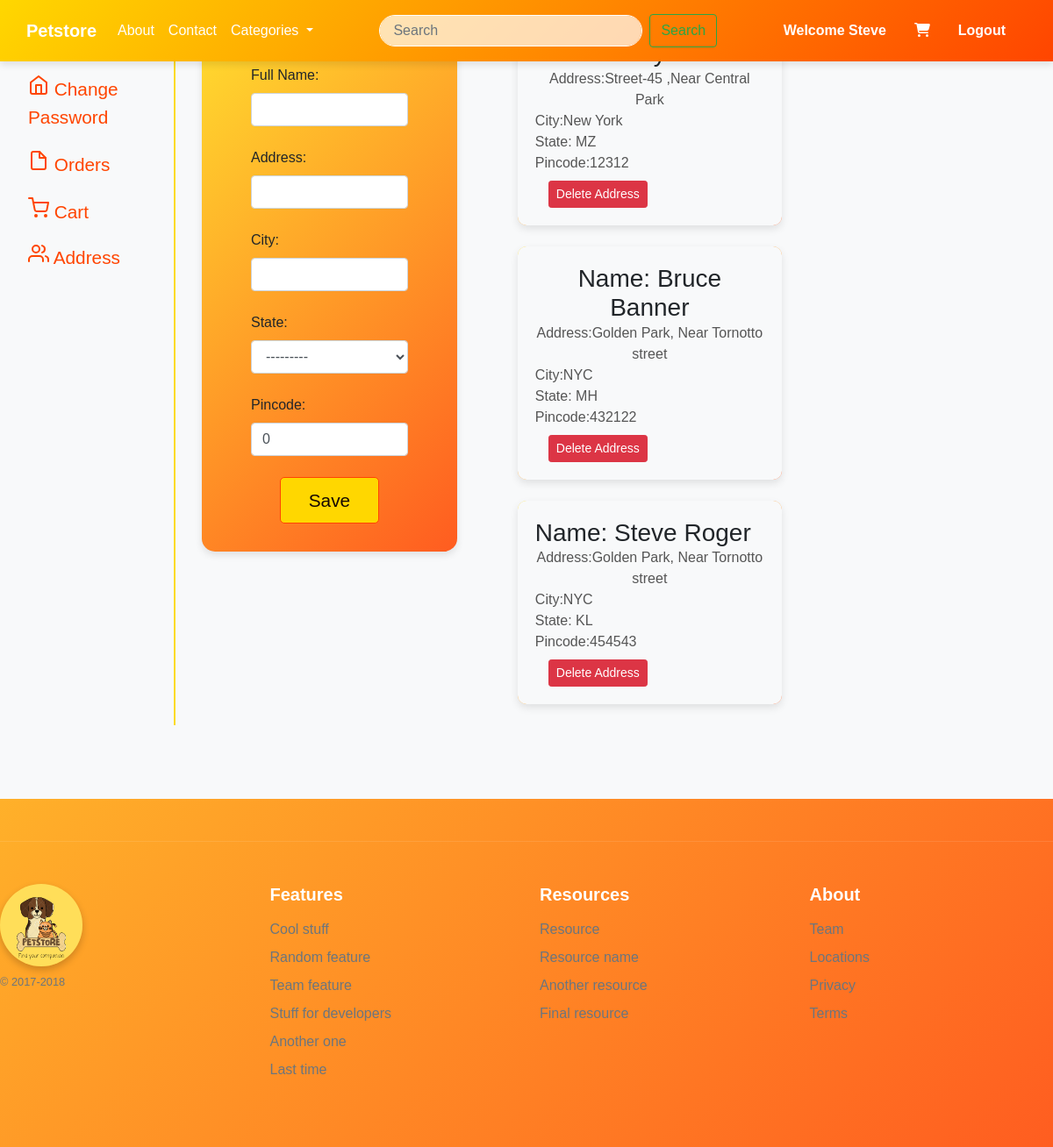
The app's page /address/ (signed in) with its own data.
### core/models.py (models this page shows, shortened)
class Customer(models.Model):
    STATE_CHOICES = [
        ('AP', 'Andhra Pradesh'),
        ('AR', 'Arunachal Pradesh'),
        ('AS', 'Assam'),
        ('BR', 'Bihar'),
        ('CT', 'Chhattisgarh'),
        ('GA', 'Goa'),
        ('GJ', 'Gujarat'),
        ('HR', 'Haryana'),
        ('HP', 'Himachal Pradesh'),
        ('JH', 'Jharkhand'),
        ('KA', 'Karnataka'),
        ('KL', 'Kerala'),
        ('MP', 'Madhya Pradesh'),
        ('MH', 'Maharashtra'),
        ('MN', 'Manipur'),
        ('ML', 'Meghalaya'),
        ('MZ', 'Mizoram'),
        ('NL', 'Nagaland'),
        ('OR', 'Odisha'),
        ('PB', 'Punjab'),
        ('RJ', 'Rajasthan'),
        ('SK', 'Sikkim'),
        ('TN', 'Tamil Nadu'),
        ('TG', 'Telangana'),
        ('TR', 'Tripura'),
        ('UP', 'Uttar Pradesh'),
        ('UK', 'Uttarakhand'),
        ('WB', 'West Bengal'),
        ('AN', 'Andaman and Nicobar Islands'),
        ('CH', 'Chandigarh'),
        ('DN', 'Dadra and Nagar Haveli and Daman and Diu'),
        ('DL', 'Delhi'),
        ('JK', 'Jammu and Kashmir'),
        ('LA', 'Ladakh'),
        ('LD', 'Lakshadweep'),
        ('PY', 'Puducherry'),
    ]
    user = models.ForeignKey(User, on_delete=models.CASCADE)  # we have created Many-to-one relationship i.e multiple order can be done by one user
    name = models.CharField(max_length=100)
    address = models.CharField(max_length=100)
    city = models.CharField(max_length=100)
    state = models.CharField(max_length=2, choices=STATE_CHOICES)
    pincode = models.IntegerField(
        default=0,
        blank=True,
        null=True,
    )

### core/views.py (the view)
# urls.py: path('address/',views.address,name='address'),
def address(request):
    if request.method == 'POST':
            print(request.user)
            mf =CustomerForm(request.POST)
            print('mf',mf)
            if mf.is_valid():
                user=request.user                # user variable store the current user i.e steveroger
                name= mf.cleaned_data['name']
                address= mf.cleaned_data['address']
                city= mf.cleaned_data['city']
                state= mf.cleaned_data['state']
                pincode= mf.cleaned_data['pincode']
                print(state)
                print(city)
                print(name)
                Customer(user=user,name=name,address=address,city=city,state=state,pincode=pincode).save()
                return redirect('address')
    else:
        mf =CustomerForm()
        address = Customer.objects.filter(user=request.user)
    return render(request,'core/address.html',{'mf':mf,'address':address})

### core/forms.py
class CustomerForm(forms.ModelForm):
    class Meta:
        model = Customer
        fields=['name','address','city','state','pincode']
        labels ={'name':'Full Name'}
        widgets= {'name':forms.TextInput(attrs={'class':'form-control'}),
                  'address':forms.TextInput(attrs={'class':'form-control'}),
                  'city':forms.TextInput(attrs={'class':'form-control'}),
                  'state':forms.Select(attrs={'class':'form-control'}),
                  'pincode':forms.NumberInput(attrs={'class':'form-control'}),
                  }

### core/templates/core/address.html (shortened to what this page needs)
{% extends "core/base.html" %}
{% block content %}
<div class="container-fluid profile">
      <div class="row">
        <div class="col-md-2 d-none d-md-block sidebar" >
            <nav >
            <div class="sidebar-sticky">
                <ul class="nav flex-column">
                <li class="nav-item">
                    <a class="nav-link active" href="{% url "profile" %}">
                    Dashboard <span class="sr-only">(current)</span>
                    </a>
                </li>
                <li class="nav-item">
                    <a class="nav-link active" href="{% url "changepassword" %}">
                    Change Password <span class="sr-only">(current)</span>
                    </a>
                </li>
                <li class="nav-item">
                    <a class="nav-link " href="#">
                    Orders
                    </a>
                </li>
                <li class="nav-item">
                    <a class="nav-link" href="{% url "viewcart"  %}">
                    Cart
                    </a>
                </li>
                <li class="nav-item">
                    <a class="nav-link" href="{% url "address" %}">
                    Address
                    </a>
                </li>
                </ul>
            </div>
            </nav>
        </div>
        <div class="col-md-8">
                <div class="container">
                    <div class="row">
                            <div class="col-sm-5">
                        <div class="container profile-form">
                            <div class="reg ">
                                <h3 class="text-primary">Profile</h3>
                            </div>
                            <form action="" method="POST" novalidate>
                                {% for f in mf %}
                                <div class="form-group mr-4 ml-4 ">
                                    {{f.label_tag}} {{f}} {{f.errors}}
                                </div>
                                {% endfor %}
                                <div class="text-center">
                                    <input type="submit" value="Save" class="btn btn-success register-button">
                                </div>
                            </form>
                        </div>
                    </div>
                    <div class="col-sm-6">
                        <div class="container">
                            <div class="row">
                                <div class="col-sm-12">
                                    {% for add in address %}
                                    <div class="card flex-md-row mb-4 box-shadow h-md-250 mt-4 ml-4">
                                        <div class="card-body d-flex flex-column align-items-start">
                                            <h3 class="mb-0">
                                            Name: {{add.name}}
                                        </h3>
                                        <p class="card-text mb-auto">Address:{{add.address}} </p>
                                        <p class="card-text mb-auto">City:{{add.city}} </p>
                                        <p class="card-text mb-auto">State: {{add.state}} </p>
                                        <p class="card-text mb-auto">Pincode:{{add.pincode}} </p>
                                        <form action="{% url "deleteaddress" add.id %}" method="POST">
                                            <div class="col-md-1 col-lg-1 col-xl-1 text-end">
                                            <input type="submit" class="btn btn-danger btn-sm mt-2" value="Delete Address">
                                            </div>
                                        </form>
                                        </div>
                                    </div>
                                    {% endfor %}
                                </div>
                            </div>
                        </div>
                    </div>
                </div>
            </div>
        </div>
      </div>
    </div>
{% endblock content %}

### core/templates/core/navbar.html (shortened to what this page needs)
<nav class="navbar navbar-expand-lg fixed-top navbar-custom">
  <div class="container">
    <a class="navbar-brand" href="/">Petstore</a>
    <div class="collapse navbar-collapse" id="navbarSupportedContent">
      <ul class="navbar-nav mr-auto">
        <li class="nav-item active">
          <a class="nav-link" href="{% url 'about' %}">About<span class="sr-only">(current)</span></a>
        </li>
        <li class="nav-item">
          <a class="nav-link" href="{% url 'contact' %}">Contact</a>
        </li>
        <li class="nav-item dropdown">
          <a class="nav-link dropdown-toggle" href="/" role="button" data-toggle="dropdown" aria-expanded="false">
            Categories
          </a>
        </li>
      </ul>
      <form class="form-inline my-lg-0 mr-auto">
        <input class="form-control custom-search-bar mr-2 " type="search" placeholder="Search" aria-label="Search" style="width:300px">
        <button class="btn  btn-outline-success  my-2 my-sm-0" type="submit">Search</button>
      </form>
      <ul class="navbar-nav">
        {% if request.user.is_authenticated %}
        <li class="nav-item active">
          <a class="nav-link mr-3 nav-user" href="{% url 'profile' %}"><b>Welcome {{user.first_name}}</b></a>
        </li>
        <li class="nav-item">
          <a class="nav-link mr-3" href="{% url 'viewcart' %}">
            <i class="fa fa-shopping-cart"></i>
          </a>
        </li>
        <li class="nav-item">
          <a class="nav-link mr-3 nav-user" href="{% url 'logout' %}">Logout</a>
        </li>
        {% endif %}
      </ul>
    </div>
  </div>
</nav>

### core/static/core/css/core.css (style rules this page uses)
body { background: linear-gradient(135deg, #ffe02f, #ff5c20); transition: background 0.5s ease; font-family: 'Arial', sans-serif; }
.navbar-custom { background: linear-gradient(135deg, #FFD700, #FF4500); padding: 15px; transition: background 0.3s ease-in-out, padding 0.3s ease-in-out; box-shadow: 0 4px 8px rgba(0, 0, 0, 0.1); }
.navbar-custom .navbar-brand { font-weight: bold; color: #fff; transition: color 0.3s; }
.navbar-custom .nav-user { font-weight: bold; transition: color 0.3s; }
.navbar-custom .nav-link { color: #fff; transition: color 0.3s, transform 0.3s; }
.custom-search-bar { border-radius: 20px; border: 1px solid #fff; padding: 5px 15px; background-color: rgba(255, 255, 255, 0.7); }
.container { max-width: 1200px; margin: auto; border-radius: 15px; }
.card { box-shadow: 0 4px 10px rgba(0, 0, 0, 0.1); transition: transform 0.3s ease, box-shadow 0.3s ease; }
.card-body { background-color: #f8f9fa; text-align: center; border-radius: 10px; }
.card-text { font-size: 16px; color: #555; }
.form-group { margin-bottom: 20px; }
.register-button { padding: 10px 20px; font-size: 1.2rem; border-radius: 5px; width: 100%; transition: background-color 0.3s ease-in-out, transform 0.2s ease-in-out; }
.register-button { padding: 10px 20px; font-size: 1.2rem; border-radius: 5px; width: 50%; transition: background-color 0.3s ease-in-out, transform 0.2s ease-in-out; background-color: #fbb034; color: #FF4500; text-decoration: none; }
.profile { background: #f8f9fa; }
.sidebar { padding: 1rem; border-right: 2px solid #fcdb1e; }
.sidebar .nav-link { color: #FF4500; transition: background-color 0.3s, color 0.3s; font-size: 1.3rem; margin-top: 4%; }
.card { background: linear-gradient(135deg, #ffe02f, #ff5c20); border: none; border-radius: 10px; transition: box-shadow 0.3s, transform 0.3s; }
.btn-success { background-color: #FFD700; border-color: #FF4500; color: #160802; font-size: 1.3rem; }
@media (min-width: 768px) { .sidebar { display: block; } }
.profile-form { background: linear-gradient(135deg, #ffe02f, #ff5c20); padding: 30px; border-radius: 10px; box-shadow: 0 4px 8px rgba(0, 0, 0, 0.1); transition: background 0.5s ease; width: 60%; }
.form-group { margin-bottom: 1.5rem; }
.profile { padding-bottom: 7%; }
.profile-form { background-color: white; border-radius: 10px; padding: 2rem; max-width: 500px; width: 100%; animation: fadeIn 1s ease-in-out; border-radius: 15px; }

### records on screen
Customer: name "Tony Stark", address "Street-45 ,Near Central Park", city "New York", state "MZ", pincode "12312"
Customer: name "Bruce Banner", address "Golden Park, Near Tornotto street", city "NYC", state "MH", pincode "432122"
Customer: name "Steve Roger", address "Golden Park, Near Tornotto street", city "NYC", state "KL", pincode "454543"

### other values on screen
{{ user.first_name }} "Steve"
{{ f.label_tag }} "Full Name:" "Address:" "City:" "State:" "Pincode:"
